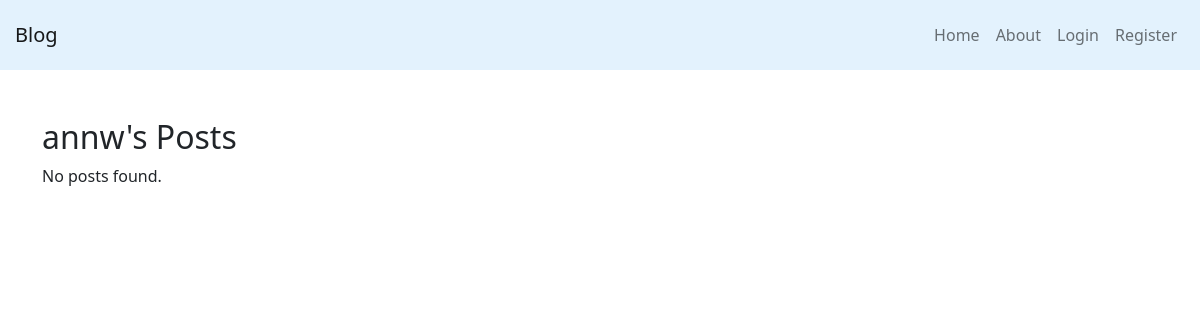
/post/user/17/, run on an earlier commit of the app's database.
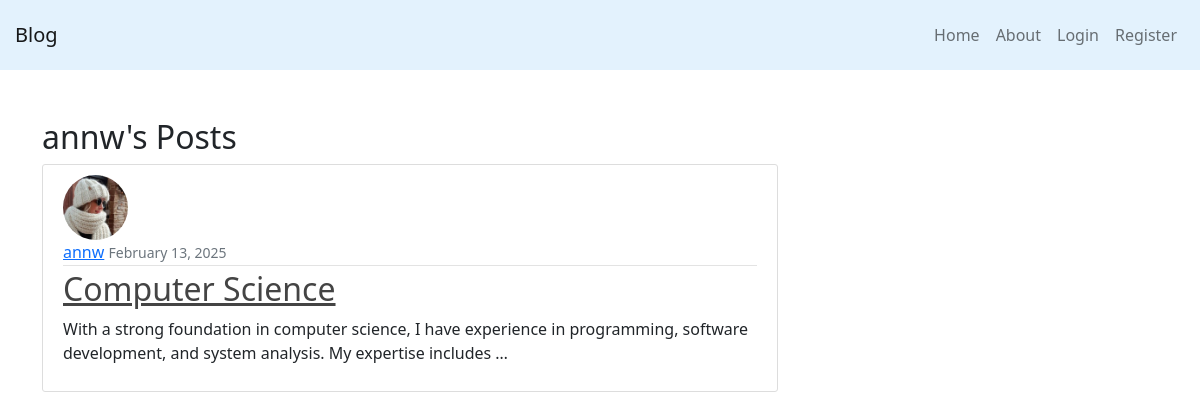
And on a later commit of the database.
### blog_app/models.py (models this page shows, shortened)
class Post(models.Model):
    title = models.CharField(max_length=255)
    content = models.TextField()
    excerpt = models.TextField()
    date_created = models.DateTimeField(default=timezone.now)
    author = models.ForeignKey(User, on_delete=models.CASCADE)

### users/models.py (models this page shows, shortened)
class UserProfile(models.Model):
    user = models.OneToOneField(User, on_delete=models.CASCADE, related_name="profile")
    profile_pic = models.ImageField(upload_to="profile_pics", default="profile_pics/default.jpeg")

### blog_app/views.py (the view)
# urls.py: path("post/user/<int:user_id>/", user_posts, name="user-post"),  # ✅ Fixed function name
def user_posts(request, user_id):
    user = get_object_or_404(User, pk=user_id)  # ✅ Use pk for consistency
    user_posts = Post.objects.filter(author=user).order_by("-date_created")
    return render(request, "blog_app/user_post.html", {"posts": user_posts, "author": user})  # ✅ Correct data passed

### blog_app/templates/blog_app/user_post.html
{% extends "blog_app/base.html" %}
{% load static %}
{% block content %}
  {% if author %}
    {% if request.user == author %}
      <h2>My Posts</h2>
    {% else %}
      <h2>{{ author.username }}'s Posts</h2>
    {% endif %}
  {% endif %}
  {% for post in posts %}
  <article class="media content-section">
      {% if post.author.profile and post.author.profile.profile_pic %}
        <img class="rounded-circle article-img" src="{{ post.author.profile.profile_pic.url }}" alt="{{ post.author.username }}">
      {% else %}
        <img class="rounded-circle article-img" src="{% static 'images/default_profile.jpg' %}" alt="Default Profile">
      {% endif %}
      <div class="media-body">
        <div class="article-metadata">
          <a class="mr-2" href="{% url 'user-post' post.author.id %}">{{ post.author.username }}</a>
          <small class="text-muted">{{ post.date_created|date:"F d, Y" }}</small>
        </div>
        <h2><a class="article-title" href="{% url 'post-detail' post.id %}">{{ post.title }}</a></h2>
        <p>{{ post.excerpt|default:post.content|truncatewords:20 }}</p>
      </div>
  </article>
  {% empty %}
    <p>No posts found.</p>
  {% endfor %}
{% endblock %}

What changed in the data, as far as the page shows it:
added Post: author.profile.profile_pic (picture), author.username "annw", date_created "February 13, 2025", title "Computer Science", excerpt "With a strong foundation in computer science, I have experience in programming, software development, and system analysis. My expertise includes …"
Also different on the page:
text no longer shown: "No posts found."
